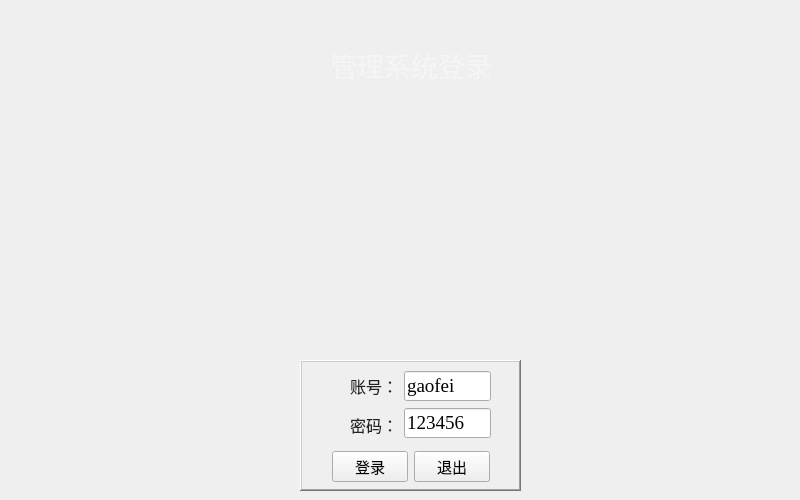
<?xml version="1.0" encoding="UTF-8"?>
<ui version="4.0">
 <class>Login</class>
 <widget class="QWidget" name="Login">
  <property name="geometry">
   <rect>
    <x>0</x>
    <y>0</y>
    <width>800</width>
    <height>500</height>
   </rect>
  </property>
  <property name="minimumSize">
   <size>
    <width>800</width>
    <height>500</height>
   </size>
  </property>
  <property name="font">
   <font>
    <family>Times New Roman</family>
    <pointsize>11</pointsize>
   </font>
  </property>
  <property name="windowTitle">
   <string>登录</string>
  </property>
  <property name="autoFillBackground">
   <bool>true</bool>
  </property>
  <widget class="QLabel" name="label_Login">
   <property name="geometry">
    <rect>
     <x>330</x>
     <y>30</y>
     <width>161</width>
     <height>71</height>
    </rect>
   </property>
   <property name="font">
    <font>
     <family>微软雅黑</family>
     <pointsize>20</pointsize>
    </font>
   </property>
   <property name="text">
    <string>&lt;html&gt;&lt;head/&gt;&lt;body&gt;&lt;p&gt;&lt;span style=&quot; color:#f5f5f5;&quot;&gt;管理系统登录&lt;/span&gt;&lt;/p&gt;&lt;/body&gt;&lt;/html&gt;</string>
   </property>
  </widget>
  <widget class="QFrame" name="frame">
   <property name="geometry">
    <rect>
     <x>300</x>
     <y>360</y>
     <width>221</width>
     <height>131</height>
    </rect>
   </property>
   <property name="frameShape">
    <enum>QFrame::WinPanel</enum>
   </property>
   <property name="frameShadow">
    <enum>QFrame::Raised</enum>
   </property>
   <property name="lineWidth">
    <number>1</number>
   </property>
   <property name="midLineWidth">
    <number>0</number>
   </property>
   <widget class="QWidget" name="layoutWidget">
    <property name="geometry">
     <rect>
      <x>50</x>
      <y>10</y>
      <width>141</width>
      <height>71</height>
     </rect>
    </property>
    <layout class="QHBoxLayout" name="horizontalLayout">
     <item>
      <layout class="QVBoxLayout" name="verticalLayout">
       <item>
        <widget class="QLabel" name="label">
         <property name="frameShape">
          <enum>QFrame::NoFrame</enum>
         </property>
         <property name="text">
          <string>&lt;html&gt;&lt;head/&gt;&lt;body&gt;&lt;p&gt;&lt;span style=&quot; font-size:12pt; color:#222222;&quot;&gt;账号：&lt;/span&gt;&lt;/p&gt;&lt;/body&gt;&lt;/html&gt;</string>
         </property>
        </widget>
       </item>
       <item>
        <widget class="QLabel" name="label_2">
         <property name="frameShape">
          <enum>QFrame::NoFrame</enum>
         </property>
         <property name="text">
          <string>&lt;html&gt;&lt;head/&gt;&lt;body&gt;&lt;p&gt;&lt;span style=&quot; font-size:12pt; color:#222222;&quot;&gt;密码：&lt;/span&gt;&lt;/p&gt;&lt;/body&gt;&lt;/html&gt;</string>
         </property>
        </widget>
       </item>
      </layout>
     </item>
     <item>
      <layout class="QVBoxLayout" name="verticalLayout_2">
       <item>
        <widget class="QLineEdit" name="lineEdit_account">
         <property name="font">
          <font>
           <pointsize>14</pointsize>
          </font>
         </property>
         <property name="text">
          <string>gaofei</string>
         </property>
        </widget>
       </item>
       <item>
        <widget class="QLineEdit" name="lineEdit_passward">
         <property name="font">
          <font>
           <pointsize>14</pointsize>
          </font>
         </property>
         <property name="text">
          <string>123456</string>
         </property>
        </widget>
       </item>
      </layout>
     </item>
    </layout>
   </widget>
   <widget class="QWidget" name="layoutWidget">
    <property name="geometry">
     <rect>
      <x>32</x>
      <y>90</y>
      <width>158</width>
      <height>33</height>
     </rect>
    </property>
    <layout class="QHBoxLayout" name="horizontalLayout_2">
     <item>
      <widget class="QPushButton" name="pushButton_Login">
       <property name="minimumSize">
        <size>
         <width>75</width>
         <height>31</height>
        </size>
       </property>
       <property name="text">
        <string>登录</string>
       </property>
       <property name="autoDefault">
        <bool>false</bool>
       </property>
      </widget>
     </item>
     <item>
      <widget class="QPushButton" name="pushButton_Exit">
       <property name="minimumSize">
        <size>
         <width>75</width>
         <height>31</height>
        </size>
       </property>
       <property name="text">
        <string>退出</string>
       </property>
      </widget>
     </item>
    </layout>
   </widget>
  </widget>
 </widget>
 <resources/>
 <connections/>
</ui>
